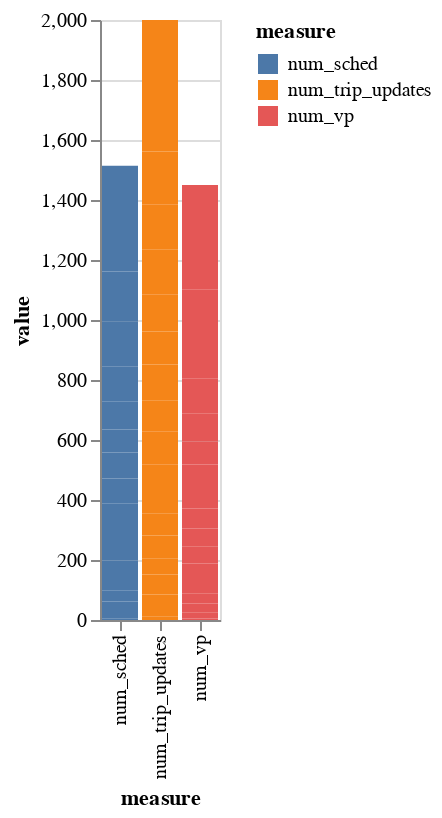

Notebook source saved alongside this figure:
### Code cell
alt.Chart(updates_agg_long).mark_bar().encode(
    x='measure',
    y='value',
    color='measure',
)

### Figure 1 — Vega-Lite specification as saved in the notebook (floating-point values rounded to 4 significant figures)
{"config": {"view": {"continuousWidth": 400, "continuousHeight": 300}}, "data": {"name": "data-69b844153c156b7cbcf78b41ae9203e5"}, "mark": "bar", "encoding": {"color": {"field": "measure", "type": "nominal"}, "x": {"field": "measure", "type": "nominal"}, "y": {"field": "value", "type": "quantitative"}}, "$schema": "https://vega.github.io/schema/vega-lite/v4.17.0.json", "datasets": {"data-69b844153c156b7cbcf78b41ae9203e5": [{"agency_name": "Big Blue Bus", "service_date": "2022-05-25T00:00:00", "measure": "num_sched", "value": 6}, {"agency_name": "Big Blue Bus", "service_date": "2022-05-25T00:00:00", "measure": "num_sched", "value": 27}, {"agency_name": "Big Blue Bus", "service_date": "2022-05-25T00:00:00", "measure": "num_sched", "value": 29}, {"agency_name": "Big Blue Bus", "service_date": "2022-05-25T00:00:00", "measure": "num_sched", "value": 37}, {"agency_name": "Big Blue Bus", "service_date": "2022-05-25T00:00:00", "measure": "num_sched", "value": 41}, {"agency_name": "Big Blue Bus", "service_date": "2022-05-25T00:00:00", "measure": "num_sched", "value": 58}, {"agency_name": "Big Blue Bus", "service_date": "2022-05-25T00:00:00", "measure": "num_sched", "value": 59}, {"agency_name": "Big Blue Bus", "service_date": "2022-05-25T00:00:00", "measure": "num_sched", "value": 60}, {"agency_name": "Big Blue Bus", "service_date": "2022-05-25T00:00:00", "measure": "num_sched", "value": 72}, {"agency_name": "Big Blue Bus", "service_date": "2022-05-25T00:00:00", "measure": "num_sched", "value": 83}, {"agency_name": "Big Blue Bus", "service_date": "2022-05-25T00:00:00", "measure": "num_sched", "value": 86}, {"agency_name": "Big Blue Bus", "service_date": "2022-05-25T00:00:00", "measure": "num_sched", "value": 77}, {"agency_name": "Big Blue Bus", "service_date": "2022-05-25T00:00:00", "measure": "num_sched", "value": 94}, {"agency_name": "Big Blue Bus", "service_date": "2022-05-25T00:00:00", "measure": "num_sched", "value": 115}, {"agency_name": "Big Blue Bus", "service_date": "2022-05-25T00:00:00", "measure": "num_sched", "value": 152}, {"agency_name": "Big Blue Bus", "service_date": "2022-05-25T00:00:00", "measure": "num_sched", "value": 166}, {"agency_name": "Big Blue Bus", "service_date": "2022-05-25T00:00:00", "measure": "num_sched", "value": 158}, {"agency_name": "Big Blue Bus", "service_date": "2022-05-25T00:00:00", "measure": "num_sched", "value": 194}, {"agency_name": "Big Blue Bus", "service_date": "2022-05-25T00:00:00", "measure": "num_vp", "value": 5}, {"agency_name": "Big Blue Bus", "service_date": "2022-05-25T00:00:00", "measure": "num_vp", "value": 21}, {"agency_name": "Big Blue Bus", "service_date": "2022-05-25T00:00:00", "measure": "num_vp", "value": 29}, {"agency_name": "Big Blue Bus", "service_date": "2022-05-25T00:00:00", "measure": "num_vp", "value": 34}, {"agency_name": "Big Blue Bus", "service_date": "2022-05-25T00:00:00", "measure": "num_vp", "value": 41}, {"agency_name": "Big Blue Bus", "service_date": "2022-05-25T00:00:00", "measure": "num_vp", "value": 58}, {"agency_name": "Big Blue Bus", "service_date": "2022-05-25T00:00:00", "measure": "num_vp", "value": 58}, {"agency_name": "Big Blue Bus", "service_date": "2022-05-25T00:00:00", "measure": "num_vp", "value": 59}, {"agency_name": "Big Blue Bus", "service_date": "2022-05-25T00:00:00", "measure": "num_vp", "value": 67}, {"agency_name": "Big Blue Bus", "service_date": "2022-05-25T00:00:00", "measure": "num_vp", "value": 71}, {"agency_name": "Big Blue Bus", "service_date": "2022-05-25T00:00:00", "measure": "num_vp", "value": 75}, {"agency_name": "Big Blue Bus", "service_date": "2022-05-25T00:00:00", "measure": "num_vp", "value": 77}, {"agency_name": "Big Blue Bus", "service_date": "2022-05-25T00:00:00", "measure": "num_vp", "value": 94}, {"agency_name": "Big Blue Bus", "service_date": "2022-05-25T00:00:00", "measure": "num_vp", "value": 115}, {"agency_name": "Big Blue Bus", "service_date": "2022-05-25T00:00:00", "measure": "num_vp", "value": 143}, {"agency_name": "Big Blue Bus", "service_date": "2022-05-25T00:00:00", "measure": "num_vp", "value": 154}, {"agency_name": "Big Blue Bus", "service_date": "2022-05-25T00:00:00", "measure": "num_vp", "value": 156}, {"agency_name": "Big Blue Bus", "service_date": "2022-05-25T00:00:00", "measure": "num_vp", "value": 193}, {"agency_name": "Big Blue Bus", "service_date": "2022-05-25T00:00:00", "measure": "num_trip_updates", "value": 11}, {"agency_name": "Big Blue Bus", "service_date": "2022-05-25T00:00:00", "measure": "num_trip_updates", "value": 39}, {"agency_name": "Big Blue Bus", "service_date": "2022-05-25T00:00:00", "measure": "num_trip_updates", "value": 35}, {"agency_name": "Big Blue Bus", "service_date": "2022-05-25T00:00:00", "measure": "num_trip_updates", "value": 67}, {"agency_name": "Big Blue Bus", "service_date": "2022-05-25T00:00:00", "measure": "num_trip_updates", "value": 52}, {"agency_name": "Big Blue Bus", "service_date": "2022-05-25T00:00:00", "measure": "num_trip_updates", "value": 78}, {"agency_name": "Big Blue Bus", "service_date": "2022-05-25T00:00:00", "measure": "num_trip_updates", "value": 72}, {"agency_name": "Big Blue Bus", "service_date": "2022-05-25T00:00:00", "measure": "num_trip_updates", "value": 165}, {"agency_name": "Big Blue Bus", "service_date": "2022-05-25T00:00:00", "measure": "num_trip_updates", "value": 110}, {"agency_name": "Big Blue Bus", "service_date": "2022-05-25T00:00:00", "measure": "num_trip_updates", "value": 102}, {"agency_name": "Big Blue Bus", "service_date": "2022-05-25T00:00:00", "measure": "num_trip_updates", "value": 121}, {"agency_name": "Big Blue Bus", "service_date": "2022-05-25T00:00:00", "measure": "num_trip_updates", "value": 110}, {"agency_name": "Big Blue Bus", "service_date": "2022-05-25T00:00:00", "measure": "num_trip_updates", "value": 124}, {"agency_name": "Big Blue Bus", "service_date": "2022-05-25T00:00:00", "measure": "num_trip_updates", "value": 148}, {"agency_name": "Big Blue Bus", "service_date": "2022-05-25T00:00:00", "measure": "num_trip_updates", "value": 152}, {"agency_name": "Big Blue Bus", "service_date": "2022-05-25T00:00:00", "measure": "num_trip_updates", "value": 176}, {"agency_name": "Big Blue Bus", "service_date": "2022-05-25T00:00:00", "measure": "num_trip_updates", "value": 171}, {"agency_name": "Big Blue Bus", "service_date": "2022-05-25T00:00:00", "measure": "num_trip_updates", "value": 267}]}}
